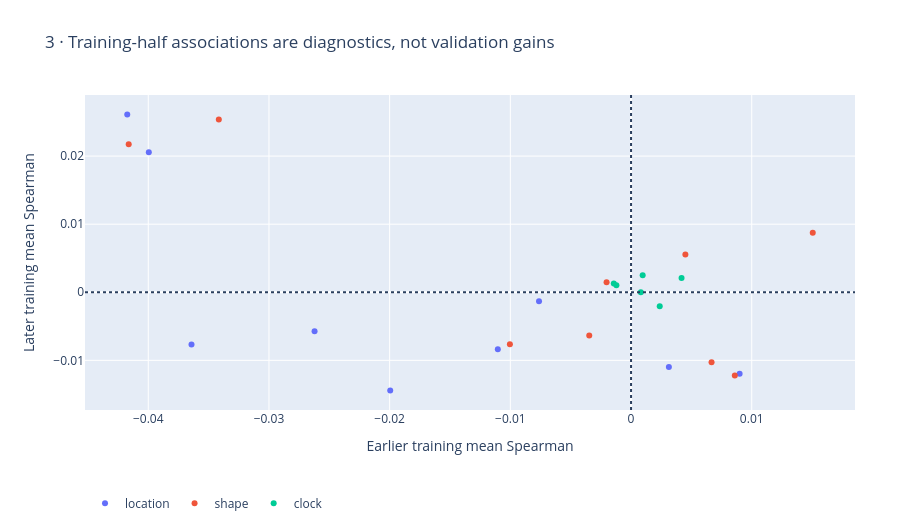

Here is the notebook cell this chart was saved with:
### Markdown cell above
## 3 · Training-half stability

These marginal associations are descriptive and do not select alternative windows after validation. The four panels remain fixed.

### Code cell
figures[2].show(renderer='plotly_mimetype')

### Figure 1 — Plotly figure (JSON) as saved in the notebook; plotly's stock layout.template omitted (floating-point values rounded to 4 significant figures)
{"data": [{"mode": "markers", "name": "location", "text": ["event_history17__k8__mean_over_risk", "event_history17__k8__median_over_risk", "event_history17__k8__latest_innovation_over_risk", "event_history17__k21__mean_over_risk", "event_history17__k21__median_over_risk", "event_history17__k21__latest_innovation_over_risk", "event_history17__k63__mean_over_risk", "event_history17__k63__median_over_risk", "event_history17__k63__latest_innovation_over_risk"], "type": "scatter", "x": [0.008994, 0.003135, -0.03642, -0.007624, -0.01104, -0.02622, -0.04174, -0.03995, -0.01995], "y": [-0.01196, -0.01097, -0.007676, -0.001336, -0.008355, -0.00571, 0.02611, 0.02056, -0.01443]}, {"mode": "markers", "name": "shape", "text": ["event_history17__k8__positive_balance", "event_history17__k8__tail_asymmetry", "event_history17__k8__semivariance_balance", "event_history17__k21__positive_balance", "event_history17__k21__tail_asymmetry", "event_history17__k21__semivariance_balance", "event_history17__k63__positive_balance", "event_history17__k63__tail_asymmetry", "event_history17__k63__semivariance_balance"], "type": "scatter", "x": [0.00667, 0.01505, 0.008597, -0.01004, 0.004503, -0.002027, -0.04162, -0.003463, -0.03415], "y": [-0.01027, 0.008752, -0.01221, -0.007627, 0.005542, 0.001462, 0.02175, -0.006351, 0.02537]}, {"mode": "markers", "name": "clock", "text": ["event_history17__k8__mean_release_age", "event_history17__k8__longest_release_gap", "event_history17__k21__mean_release_age", "event_history17__k21__longest_release_gap", "event_history17__k63__mean_release_age", "event_history17__k63__longest_release_gap"], "type": "scatter", "x": [-0.001429, 0.0008118, 0.000963, 0.004183, -0.001213, 0.002376], "y": [0.001278, -1.631e-07, 0.002507, 0.00209, 0.001041, -0.002044]}], "layout": {"height": 530, "legend": {"orientation": "h", "y": -0.25}, "margin": {"b": 115, "l": 85, "r": 45, "t": 95}, "shapes": [{"line": {"dash": "dot"}, "type": "line", "x0": 0, "x1": 1, "xref": "x domain", "y0": 0, "y1": 0, "yref": "y"}, {"line": {"dash": "dot"}, "type": "line", "x0": 0, "x1": 0, "xref": "x", "y0": 0, "y1": 1, "yref": "y domain"}], "title": {"text": "3 · Training-half associations are diagnostics, not validation gains"}, "xaxis": {"title": {"text": "Earlier training mean Spearman"}}, "yaxis": {"title": {"text": "Later training mean Spearman"}}}}
